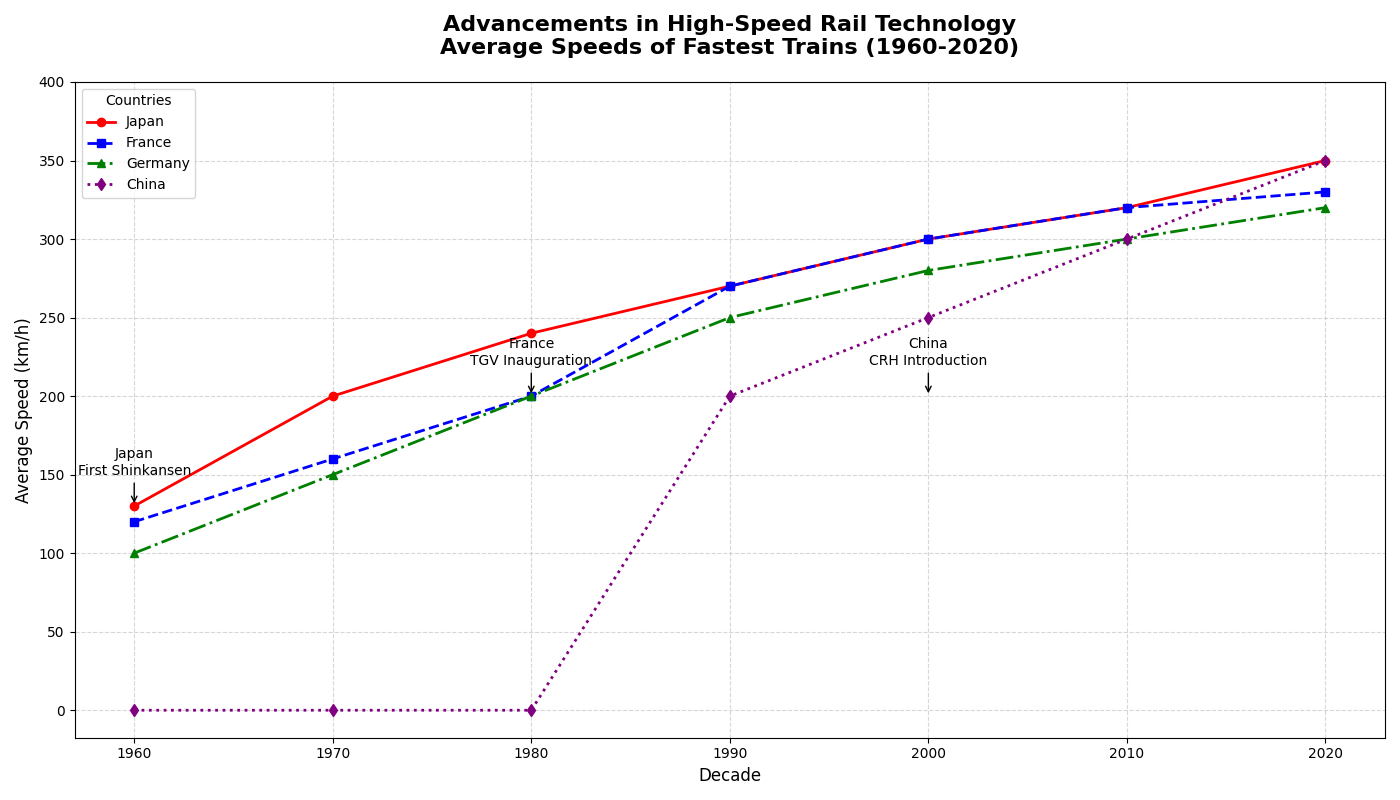

This chart was generated by the following Python code:
import matplotlib.pyplot as plt
import numpy as np

# Backstory: This chart illustrates the increase in average speeds of the fastest trains across various countries over several decades, showcasing advancements in high-speed rail technology.

# Decades for the x-axis
decades = np.array([1960, 1970, 1980, 1990, 2000, 2010, 2020])

# Hypothetical data: Average speeds of fastest trains (in km/h) in different countries
japan_speeds = [130, 200, 240, 270, 300, 320, 350]
france_speeds = [120, 160, 200, 270, 300, 320, 330]
germany_speeds = [100, 150, 200, 250, 280, 300, 320]
china_speeds = [0, 0, 0, 200, 250, 300, 350]

# Create the figure and axis
fig, ax = plt.subplots(figsize=(14, 8))

# Plot the average speeds for each country
ax.plot(decades, japan_speeds, marker='o', label='Japan', linestyle='-', linewidth=2, color='red')
ax.plot(decades, france_speeds, marker='s', label='France', linestyle='--', linewidth=2, color='blue')
ax.plot(decades, germany_speeds, marker='^', label='Germany', linestyle='-.', linewidth=2, color='green')
ax.plot(decades, china_speeds, marker='d', label='China', linestyle=':', linewidth=2, color='purple')

# Add title and labels with multiple lines in the title for better visibility
ax.set_title('Advancements in High-Speed Rail Technology\nAverage Speeds of Fastest Trains (1960-2020)', fontsize=16, fontweight='bold', pad=20)
ax.set_xlabel('Decade', fontsize=12)
ax.set_ylabel('Average Speed (km/h)', fontsize=12)

# Customize ticks
ax.set_xticks(decades)
ax.set_yticks(np.arange(0, 401, 50))

# Add grid for better readability
ax.grid(True, linestyle='--', alpha=0.5)

# Add legend with title
ax.legend(title='Countries', loc='upper left', fontsize=10)

# Annotate key milestones
milestones = {
    'Japan\nFirst Shinkansen': (1960, 130), 
    'France\nTGV Inauguration': (1980, 200), 
    'China\nCRH Introduction': (2000, 200)
}
for label, (x, y) in milestones.items():
    ax.annotate(label, xy=(x, y), xytext=(x, y+20),
                textcoords='data', ha='center',
                arrowprops=dict(facecolor='black', arrowstyle='->'),
                fontsize=10)

# Automatically adjust layout for better visibility of elements
plt.tight_layout()

# Display the plot
plt.show()
